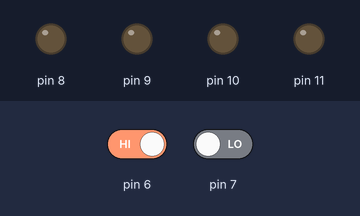
Bench run of a sketch on a simulated Arduino Uno, built with avr-gcc and run on an emulated ATmega328P. Parts: output pins drawn as LEDs (lit = HIGH). The inputs (shaded band) are chosen by the test bench; at power-on: pin 6 HIGH, pin 7 LOW.

Above: at 1.2 s.
1.3 s: pin 6 driven LOW
At 1.7 s:
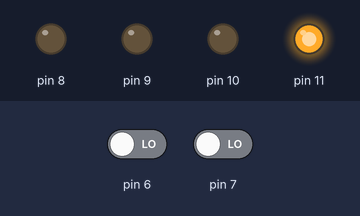
4.3 s: pin 6 driven HIGH
At 4.7 s:
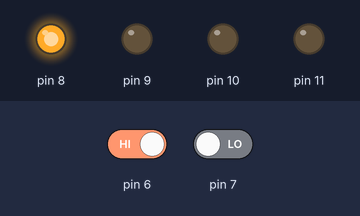
6.3 s: pin 7 driven HIGH
At 7.6 s:
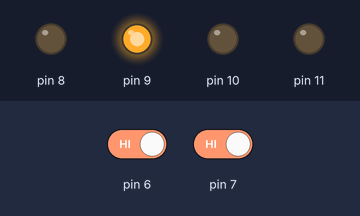
Timing chart, 0 to 15.3 s (numbered marks = the images above; inputs shaded):
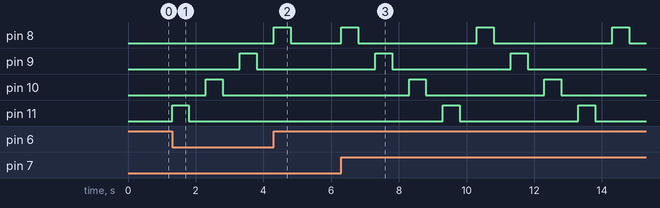

Measured:
- after the input at 1.3 s, pin 9: LOW → HIGH after 2.0 s, → LOW 0.50 s later; pin 10: LOW → HIGH after 1.0 s, → LOW 0.50 s later; pin 11: LOW → HIGH at once, → LOW 0.50 s later
- after the input at 4.3 s, pin 11: stays LOW (without the input it goes to HIGH after 1.0 s)
- after the input at 6.3 s, pin 8: alternates HIGH for 0.50 s and LOW for 3.5 s, starting at once; pin 9: alternates HIGH for 0.50 s and LOW for 3.5 s, starting after 1.0 s; pin 10: alternates HIGH for 0.50 s and LOW for 3.5 s, starting after 2.0 s; pin 11: alternates HIGH for 0.50 s and LOW for 3.5 s, starting after 3.0 s

The sketch:

sketch_aug04a.ino
```cpp
void setup() {
  pinMode(11, OUTPUT);
  pinMode(10, OUTPUT);
  pinMode(9, OUTPUT);
  pinMode(8, OUTPUT);

  pinMode(6, INPUT);
  pinMode(7, INPUT);

}

void loop() {

  int liga = digitalRead(6);
  if (liga == 0) {
    digitalWrite(11, HIGH);
    delay(500);
    digitalWrite(11, LOW);
    delay(500);
    digitalWrite(10, HIGH);
    delay(500);
    digitalWrite(10, LOW);
    delay(500);
    digitalWrite(9, HIGH);
    delay(500);
    digitalWrite(9, LOW);
    delay(500);
    digitalWrite(8, HIGH);
    delay(500);
    digitalWrite(8, LOW);
    delay(500);
  }

   int ligadois = digitalRead(7);
  if (ligadois == 1) {
    digitalWrite(8, HIGH);
    delay(500);
    digitalWrite(8, LOW);
    delay(500);
    digitalWrite(9, HIGH);
    delay(500);
    digitalWrite(9, LOW);
    delay(500);
    digitalWrite(10, HIGH);
    delay(500);
    digitalWrite(10, LOW);
    delay(500);
    digitalWrite(11, HIGH);
    delay(500);
    digitalWrite(11, LOW);
    delay(500);
  }

}
```
